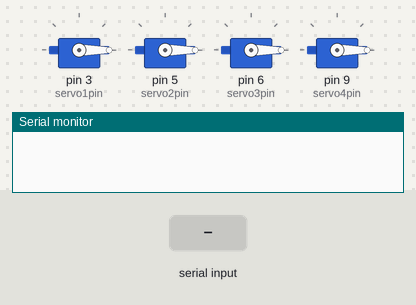
A sketch run on a simulated Arduino Uno, built with avr-gcc and run on an emulated ATmega328P. Shown: 4 × servo, the last lines printed to the serial monitor. The inputs (shaded band) are chosen by the test bench.

Above: at 1.2 s.
1.3 s: "SERVO 150\n" received over Serial
At 1.76 s:
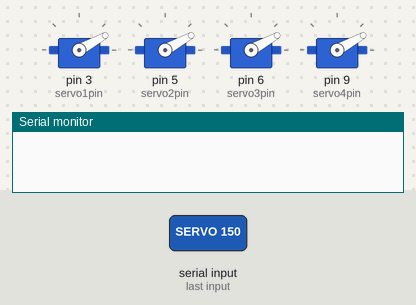
At 3.9 s:
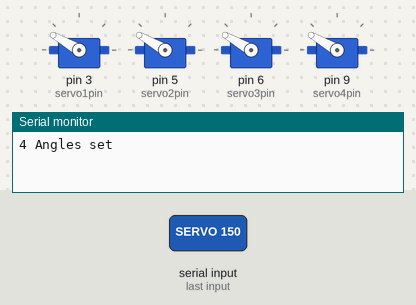
4.3 s: "SERVO 1\n" received over Serial
At 4.76 s:
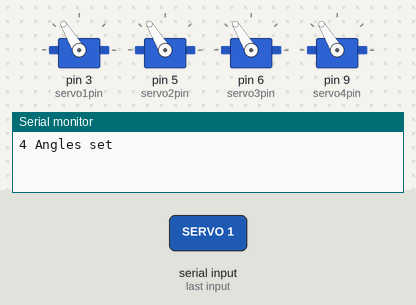
Timing chart, 0 to 8.1 s (numbered marks = the images above; inputs shaded):
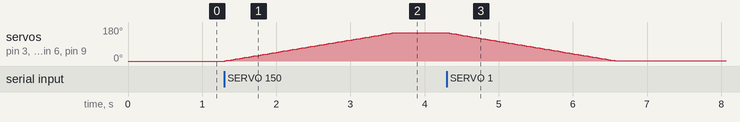

Measured:
- after the input at 1.3 s, servo on pin 3 (servo1pin), servo on pin 5 (servo2pin), servo on pin 6 (servo3pin), servo on pin 9 (servo4pin): moves from 0° to 150° over 2.3 s, starting at once
- after the input at 4.3 s, servo on pin 3 (servo1pin), servo on pin 5 (servo2pin), servo on pin 6 (servo3pin), servo on pin 9 (servo4pin): moves from 150° to 1° over 2.3 s, starting at once

The sketch:

ROBOT.ino
```cpp
#include <Servo.h>

const int servo1pin = 3;
const int servo2pin = 5;
const int servo3pin = 6;
const int servo4pin = 9;

int servo1_current_angle = 0;
int servo2_current_angle = 0;
int servo3_current_angle = 0;
int servo4_current_angle = 0;

int servo1_target_angle = 0;
int servo2_target_angle = 0;
int servo3_target_angle = 0;
int servo4_target_angle = 0;

Servo servo1;
Servo servo2;
Servo servo3;
Servo servo4;

void setup() {
  Serial.begin(115200);
  servo1.attach(servo1pin);
  servo2.attach(servo2pin);
  servo3.attach(servo3pin);
  servo4.attach(servo4pin);

  servo1.write(servo1_current_angle);
  servo2.write(servo2_current_angle);
  servo3.write(servo3_current_angle);
  servo4.write(servo4_current_angle);

}

void loop() {
  if (Serial.available()) {
    String input = Serial.readStringUntil('\n');
    input.trim();

    if (input.startsWith("SERVO")) {
      input.remove(0, 6);


      servo1_target_angle = input.substring(0, input.indexOf(' ')).toInt();
      input = input.substring(input.indexOf(' ') + 1);

      servo2_target_angle = input.substring(0, input.indexOf(' ')).toInt();
      input = input.substring(input.indexOf(' ') + 1);

      servo3_target_angle = input.substring(0, input.indexOf(' ')).toInt();
      servo4_target_angle = input.substring(input.indexOf(' ') + 1).toInt();

      while (
        servo1_current_angle != servo1_target_angle ||
        servo2_current_angle != servo2_target_angle ||
        servo3_current_angle != servo3_target_angle ||
        servo4_current_angle != servo4_target_angle
      ) {
        if (servo1_current_angle < servo1_target_angle)
        servo1_current_angle++;
        else if
        (servo1_current_angle > servo1_target_angle)
        servo1_current_angle--;
        servo1.write(servo1_current_angle);

        if (servo2_current_angle < servo2_target_angle)
        servo2_current_angle++;
        else if (servo2_current_angle > servo2_target_angle)
         servo2_current_angle--;
        servo2.write(servo2_current_angle);

        if (servo3_current_angle < servo3_target_angle)
        servo3_current_angle++;
        else if (servo3_current_angle > servo3_target_angle)
        servo3_current_angle--;
        servo3.write(servo3_current_angle);

        if (servo4_current_angle < servo4_target_angle)
        servo4_current_angle++;
        else if (servo4_current_angle > servo4_target_angle)
        servo4_current_angle--;
        servo4.write(servo4_current_angle);

        delay(15);
      }

      Serial.println("4 Angles set");
    }
  }
}
```
